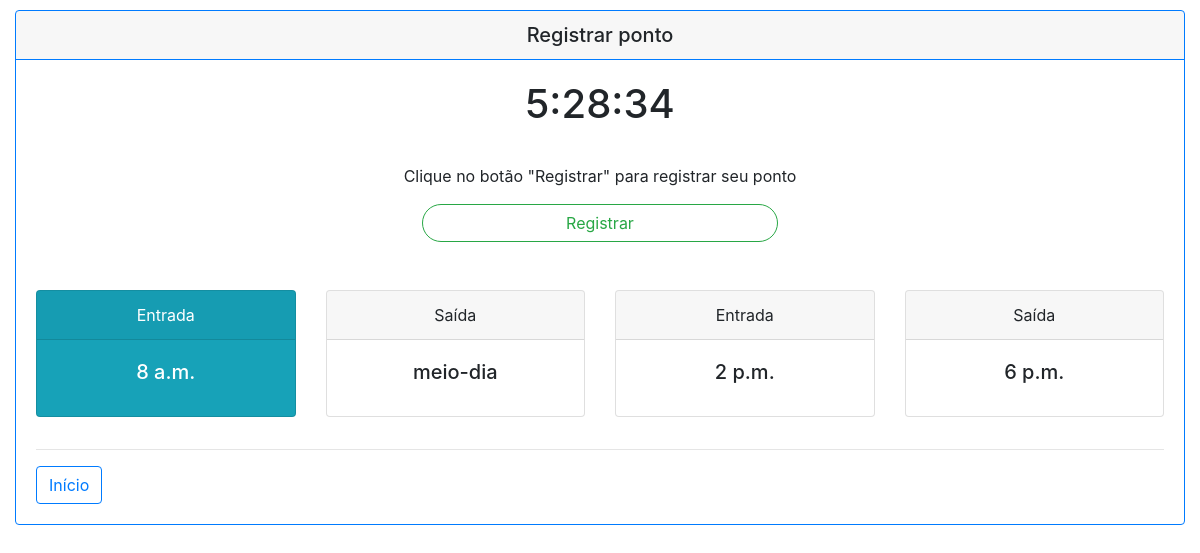
/registrar/ponto/ (signed in), run on the app's committed database.
### app_ponto/models.py (models this page shows, shortened)
class Funcionario(models.Model):
    usuario = models.OneToOneField(User, on_delete=models.SET_NULL, blank=True, null=True, verbose_name='Usuário')
    lider = models.ForeignKey('Funcionario', on_delete=models.SET_NULL, blank=True, null=True, verbose_name='Chefe Imediato')
    cargo = models.ForeignKey(CargoFuncionario, on_delete=models.SET_NULL, blank=True, null=True, verbose_name='Cargo do funcionário')
    conf_hora = models.ForeignKey(ConfiguracaoHora, on_delete=models.SET_NULL, blank=True, null=True, verbose_name='Configuração da hora')
    nome = models.CharField('Nome do funcionário', max_length=128)

class ConfiguracaoHora(models.Model):
    descricao_conf_hora = models.CharField('Descrição da configuração da hora', max_length=128)
    conf_hora_entrada_1 = models.TimeField('Hora de entrada 1', blank=True, null=True)
    conf_hora_saida_1 = models.TimeField('Hora de saída 1', blank=True, null=True)
    conf_hora_entrada_2 = models.TimeField('Hora de entrada 2', blank=True, null=True)
    conf_hora_saida_2 = models.TimeField('Hora de saída 2', blank=True, null=True)

### app_ponto/views.py (the view, shortened to what this page needs)
# urls.py: path('registrar/ponto/', registar_ponto, name='registar_ponto'),
@login_required
def registar_ponto(request):
    form = FrequenciaForm()
    user = request.user.id
    print('Usuário', user)
    hora_atual = datetime.now()
    print('Hora atual', hora_atual.time())
    data_atual = datetime.now()
    print('Data atual', data_atual.date())
    func = Funcionario.objects.get(usuario=user)
    print('Id Funcionario = ', func.id)
    qtd_fun = Frequencia.objects.filter(funcionario=func.id, data_resgistro=data_atual.date()).count()
    print('Quantidade Id Funcionário', qtd_fun)
    entrada = TipoPonto.objects.get(id=1)
    print(entrada)
    saida = TipoPonto.objects.get(id=2)
    print(saida)
    return render(request, 'app_ponto/registro_ponto.html', {'form': form, 'qtd_fun': qtd_fun, 'func': func})

### app_ponto/models.py (called while the page is built)
    def __str__(self):
        return self.descricao

### app_ponto/templates/app_ponto/registro_ponto.html (shortened to what this page needs)
<!DOCTYPE html>
<html>
<head>
    <link rel="stylesheet" href="https://stackpath.bootstrapcdn.com/bootstrap/4.3.1/css/bootstrap.min.css"
>
</head>
<body onload="startTime()">
    <div class="container col-md-12" style="margin-top: 10px">
        <div class="card border-primary mb-3">
            <h5 class="card-header text-center border-primary">Registrar ponto</h5>
            <div class="card-body">
                <h1 id="txt" class="card-title text-center"></h1>
                <br>
                <div class="text-center">
                    <p>Clique no botão "Registrar" para registrar seu ponto</p>
                </div>
                <div class="d-flex justify-content-center col-12">
                    <form method="POST" class="post-form col-12 d-flex justify-content-center">
                        <button type="submit" class="btn btn-outline-success rounded-pill col-4" name="Enviar"
                            id="btnEnviar">Registrar</button>
                    </form>
                </div>
                <br>
                <br>
                {% if qtd_fun == 0 %}
                    <div class="row">
                        <div class="col-3">
                            <div class="card text-black bg-ligth mb-3">
                                <div class="card-header text-center">Entrada</div>
                                <div class="card-body">
                                    <h5 class="card-title text-center">{{ func.conf_hora.conf_hora_entrada_1 }}</h5>
                                    <p class="card-text"></p>
                                </div>
                            </div>
                        </div>
                        <div class="col-3">
                            <div class="card text-black bg-ligth mb-3">
                                <div class="card-header text-center">Saída</div>
                                <div class="card-body">
                                    <h5 class="card-title text-center">{{ func.conf_hora.conf_hora_saida_1 }}</h5>
                                    <p class="card-text"></p>
                                </div>
                            </div>
                        </div>
                        <div class="col-3">
                            <div class="card text-black bg-ligth mb-3">
                                <div class="card-header text-center">Entrada</div>
                                <div class="card-body">
                                    <h5 class="card-title text-center">{{ func.conf_hora.conf_hora_entrada_2 }}</h5>
                                    <p class="card-text"></p>
                                </div>
                            </div>
                        </div>
                        <div class="col-3">
                            <div class="card text-black bg-ligth mb-3">
                                <div class="card-header text-center">Saída</div>
                                <div class="card-body">
                                    <h5 class="card-title text-center">{{ func.conf_hora.conf_hora_saida_2 }}</h5>
                                    <p class="card-text"></p>
                                </div>
                            </div>
                        </div>
                    </div>
                {% elif qtd_fun == 1 %}
                    <div class="row">
                        <div class="col-3">
                            <div class="card text-white bg-info mb-3">
                                <div class="card-header text-center">Entrada</div>
                                <div class="card-body">
                                    <h5 class="card-title text-center text-white">{{ func.conf_hora.conf_hora_entrada_1 }}
                                    </h5>
                                </div>
                            </div>
                        </div>
                        <div class="col-3">
                            <div class="card text-black bg-ligth mb-3">
                                <div class="card-header text-center">Saída</div>
                                <div class="card-body">
                                    <h5 class="card-title text-center">{{ func.conf_hora.conf_hora_saida_1 }}</h5>
                                </div>
                            </div>
                        </div>
                        <div class="col-3">
                            <div class="card text-black bg-ligth mb-3">
                                <div class="card-header text-center">Entrada</div>
                                <div class="card-body">
                                    <h5 class="card-title text-center">{{ func.conf_hora.conf_hora_entrada_2 }}</h5>
                                </div>
                            </div>
                        </div>
                        <div class="col-3">
                            <div class="card text-black bg-ligth mb-3">
                                <div class="card-header text-center">Saída</div>
                                <div class="card-body">
                                    <h5 class="card-title text-center">{{ func.conf_hora.conf_hora_saida_2 }}</h5>
                                </div>
                            </div>
                        </div>
                    </div>
                {% endif %}
                <hr>
                <div>
                    <a class="btn btn-outline-primary" href="{% url 'home'%}" role="button">Início</a>
                </div>
            </div>
        </div>
    </div>
</body>
</html>

### data on the page
Funcionario: conf_hora.conf_hora_entrada_1 "8 a.m.", conf_hora.conf_hora_saida_1 "meio-dia", conf_hora.conf_hora_entrada_2 "2 p.m.", conf_hora.conf_hora_saida_2 "6 p.m."
